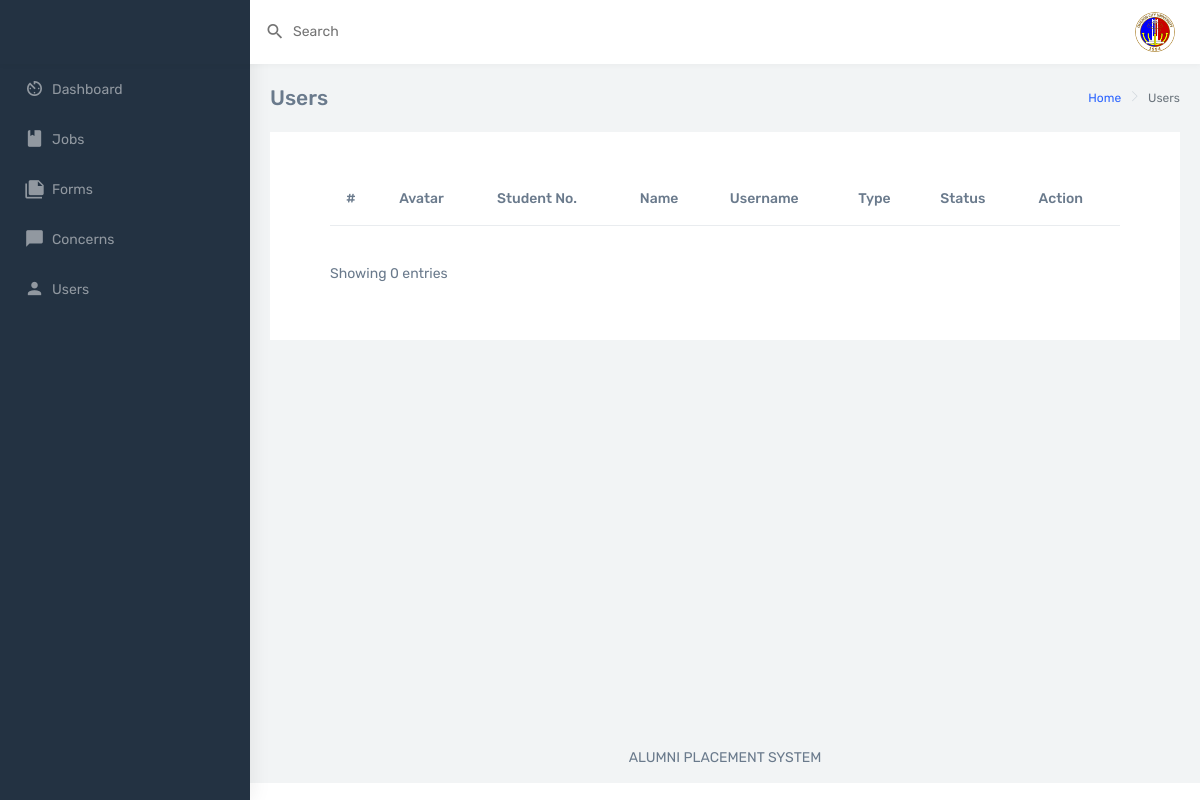
/admin/Users.php, run on an earlier commit of the app's database.
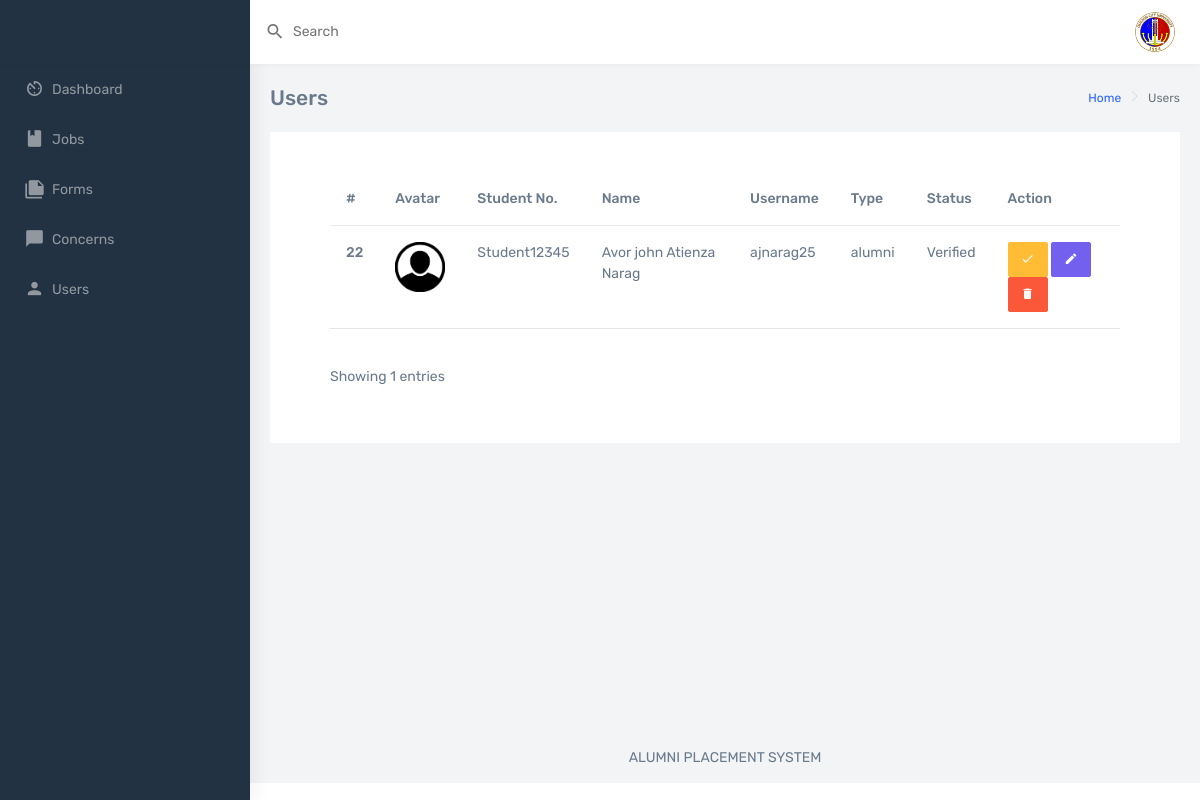
And on a later commit of the database.
### tables this page shows
CREATE TABLE `tbl_users` (
  `user_id` int(30) NOT NULL,
  `student_id` varchar(100) NOT NULL,
  `username` varchar(200) NOT NULL,
  `password` text NOT NULL,
  `email` varchar(255) NOT NULL,
  `firstname` varchar(100) NOT NULL,
  `middlename` varchar(100) NOT NULL,
  `lastname` varchar(100) NOT NULL,
  `gender` varchar(255) NOT NULL,
  `batch` year(4) NOT NULL,
  `course_id` int(30) NOT NULL,
  `branch_id` int(30) NOT NULL,
  `type` enum('admin','alumni') NOT NULL DEFAULT 'alumni',
  `is_verified` tinyint(1) NOT NULL DEFAULT 0,
  `avatar_path` varchar(500) NOT NULL,
  `stat` varchar(100) NOT NULL,
  `feedback` text NOT NULL,
  `otp` int(11) NOT NULL
);

### admin/Users.php (the view, shortened to what this page needs)
<?php include 'connection.php';?>
<!DOCTYPE html>
<html dir="ltr" lang="en">
<head>
    <link href="dist/css/style.min.css" rel="stylesheet">
</head>
<body>
    <div id="main-wrapper" data-navbarbg="skin6" data-theme="light" data-layout="vertical" data-sidebartype="full"
        data-boxed-layout="full">
        <header class="topbar" data-navbarbg="skin6">
            <nav class="navbar top-navbar navbar-expand-md navbar-light">
                <div class="navbar-header" data-logobg="skin5">
                    <div class="navbar-brand">
                        <a href="index.php" class="logo">
                        </a>
                    </div>
                </div>
                <div class="navbar-collapse collapse" id="navbarSupportedContent" data-navbarbg="skin6">
                    <ul class="navbar-nav float-start me-auto">
                        <li class="nav-item search-box">
                            <a class="nav-link waves-effect waves-dark" href="javascript:void(0)">
                                <div class="d-flex align-items-center">
                                    <i class="mdi mdi-magnify font-20 me-1"></i>
                                    <div class="ms-1 d-none d-sm-block">
                                        <span>Search</span>
                                    </div>
                                </div>
                            </a>
                        </li>
                    </ul>
                    <ul class="navbar-nav float-end">
                        <li class="nav-item dropdown">
                            <a class="nav-link dropdown-toggle text-muted waves-effect waves-dark pro-pic" href="#" id="navbarDropdown" role="button" data-bs-toggle="dropdown" aria-expanded="false">
                                <img src="assets/images/users/QCU_Logo_2019.png" alt="user" class="rounded-circle" width="40">
                            </a>
                        </li>
                    </ul>
                </div>
            </nav>
        </header>
        <aside class="left-sidebar" data-sidebarbg="skin5">
            <div class="scroll-sidebar">
                <nav class="sidebar-nav">
                    <ul id="sidebarnav">
                        <li class="sidebar-item">
                            <a class="sidebar-link waves-effect waves-dark sidebar-link" href="main.php"
                                aria-expanded="false">
                                <i class="mdi mdi-av-timer"></i>
                                <span class="hide-menu">Dashboard</span>
                            </a>
                        </li>
                        <li class="sidebar-item">
                            <a class="sidebar-link waves-effect waves-dark sidebar-link" href="job.php"
                                aria-expanded="false">
                                <i class="mdi mdi-book"></i>
                                <span class="hide-menu">Jobs</span>
                            </a>
                        </li>
                        <li class="sidebar-item">
                            <a class="sidebar-link waves-effect waves-dark sidebar-link" href="forms.php"
                                aria-expanded="false">
                                <i class="mdi mdi-note-multiple"></i>
                                <span class="hide-menu">Forms</span>
                            </a>
                        </li>
                        <li class="sidebar-item">
                            <a class="sidebar-link waves-effect waves-dark sidebar-link" href="concerns.php"
                                aria-expanded="false">
                                <i class="mdi mdi-message"></i>
                                <span class="hide-menu">Concerns</span>
                            </a>
                        </li>
                        <li class="sidebar-item">
                            <a class="sidebar-link waves-effect waves-dark sidebar-link" href="users.php"
                                aria-expanded="false">
                                <i class="mdi mdi-account"></i>
                                <span class="hide-menu">Users</span>
                            </a>
                        </li>
                    </ul>
                </nav>
            </div>
        </aside>
        <div class="page-wrapper">
            <div class="page-breadcrumb">
                <div class="row">
                    <div class="col-5 align-self-center">
                        <h4 class="page-title">Users</h4>
                    </div>
                    <div class="col-7 align-self-center">
                        <div class="d-flex align-items-center justify-content-end">
                            <nav aria-label="breadcrumb">
                                <ol class="breadcrumb">
                                    <li class="breadcrumb-item">
                                        <a href="#">Home</a>
                                    </li>
                                    <li class="breadcrumb-item active" aria-current="page">Users</li>
                                </ol>
                            </nav>
                        </div>
                    </div>
                </div>
            </div>
            <div class="container-fluid">
                <div class="row">
                    <div class="col-12">
                        <div class="card card-body">
                            <div class="container-fluid">
                                <div class="card-body overflow-auto">
                                    <table class="table table-hover">
                                        <thead class="thead-dark">
                                          <tr>
                                            <th scope="col">#</th>
                                            <th scope="col">Avatar</th>
                                            <th scope="col">Student No.</th>
                                            <th scope="col">Name</th>
                                            <th scope="col">Username</th>
                                            <th scope="col">Type</th>
                                            <th scope="col">Status</th>
                                            <th scope="col">Action</th>
                                          </tr>
                                        </thead>
                                        <tbody>
                                        <?php
                                            $query = "SELECT * FROM tbl_users where type='alumni'";
                                            $result = mysqli_query($conn, $query);
                                            while ($row = mysqli_fetch_array($result)) {
                                            if ($row['is_verified'] == 1){
                                                $setverify = 'Verified';
                                            }else{
                                                $setverify = 'Unverified';
                                            }
                                        ?>
                                          <tr>
                                            <th><?php echo $row['user_id']; ?></th>
                                            <td><img src="../alumni/<?php echo $row['avatar_path']; ?>" width="50" alt=""></td>
                                            <td><?php echo $row['student_id']; ?></td>
                                            <td><?php echo $row['firstname']. ' '. $row['middlename'].' '.$row['lastname']; ?></td>
                                            <td><?php echo $row['username']; ?></td>
                                            <td><?php echo $row['type']; ?></td>
                                            <td><?php echo $setverify ; ?></td>
                                            <td>
                                                <button type="button" class="btn btn-warning" data-bs-toggle="modal" data-bs-target="#verifyModal<?php echo $row['user_id'] ?>"> <i class="mdi mdi-check"></i></button>
                                                <button type="button" class="btn btn-primary" data-bs-toggle="modal" data-bs-target="#editModal<?php echo $row['user_id'] ?>"> <i class="mdi mdi-pencil"></i></button>
                                                <button type="button" class="btn btn-danger" style="color:white" data-bs-toggle="modal" data-bs-target="#deleteModal<?php echo $row['user_id'] ?>"> <i class="mdi mdi-delete"></i></button>
                                            </td>
                                          </tr>
                                        </tbody>
                                        <?php }; ?>
                                      </table>
                                      <br>
                                      <?php
                                        $sql = "SELECT * FROM tbl_users where type='alumni'";
                                        $result=mysqli_query($conn, $sql);
                                        $row = mysqli_num_rows($result);
                                    ?>
                                    <p>Showing <?php echo $row; ?> entries </p>
                                </div>
                            </div>
                        </div>
                    </div>
                </div>
            </div>
            <footer class="footer text-center">
                ALUMNI PLACEMENT SYSTEM
            </footer>
        </div>
    </div>
</body>
</html>

What changed in the data, as far as the page shows it:
added tbl_users: user_id "22", avatar_path (picture), student "Student12345", firstname "Avor john", middlename "Atienza", lastname "Narag", username "ajnarag25", type "alumni", is_verified "Verified"
Also different on the page:
$row: "0" → "1"
